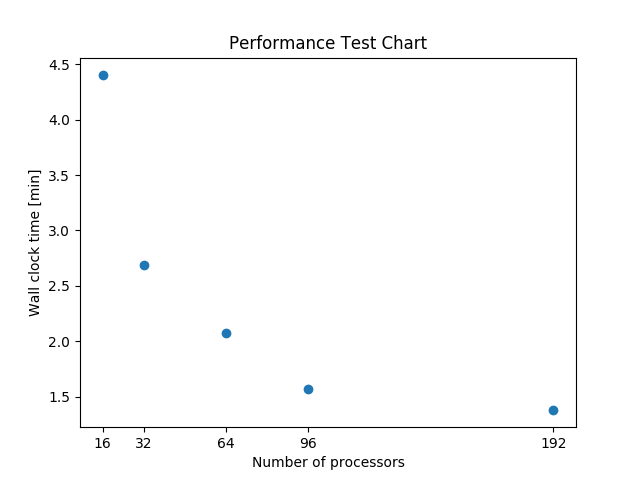

This chart was generated by the following Python code:
import matplotlib
import matplotlib.pyplot as plt
x = [16,32,64,96,192]
y0 = [264.,161.5,124.2,94.3,83.]
y  = [i/60.0 for i in y0]
fig, ax = plt.subplots()
ax.scatter(x,y)
ax.set_title("Performance Test Chart")
ax.set_xlabel('Number of processors')
ax.set_ylabel('Wall clock time [min]')
xlable = [str(i) for i in x]
#ax.set_xticklabels(xlabels)
plt.xticks(x,xlable)
fig.savefig('performance_test.png')


